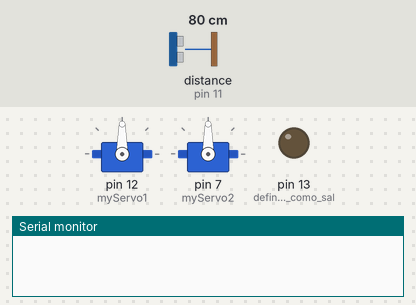
The sketch below on a simulated Arduino Uno, built with avr-gcc and run on an emulated ATmega328P. Parts: 2 × servo, output pins drawn as LEDs (lit = HIGH), the last lines printed to the serial monitor. The inputs (shaded band) are chosen by the test bench; at power-on: distance to the obstacle (sensor on pin 11) 80 cm. The echo pulse lasts 58.3 µs per cm; the modem accepts every AT command (registered, SIM ready, sends succeed) and sends nothing else; pins used as bus, display or sensor lines are not drawn.

Above: at 0.1 s.
At 25.1 s:
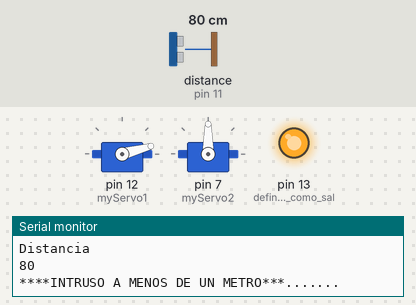
At 36.5 s:
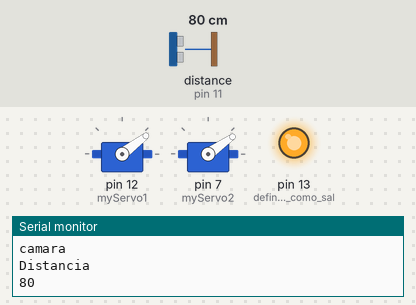
At 44.8 s:
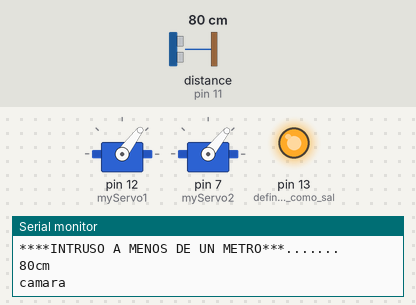
At 54.2 s:
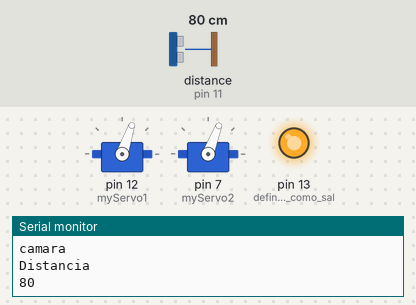
At 64.6 s:
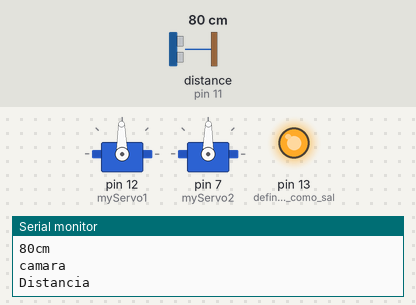
Timing chart, 0 to 65.0 s (numbered marks = the images above):
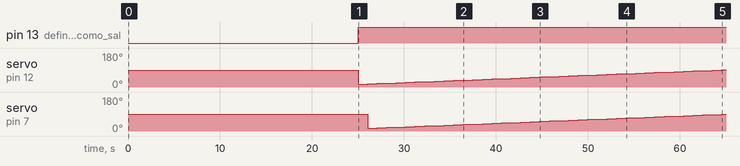

Measured:
- by itself, pin 13 (define_el_pin_13_como_sal): LOW → HIGH at 25.0 s
- by itself, servo on pin 12 (myServo1): 90° → 15° at 25.0 s, → 17° 1.0 s later, → 19° 1.0 s later, → 21° 1.0 s later, … (39 changes in this stretch)
- by itself, servo on pin 7 (myServo2): 90° → 15° at 26.0 s, → 17° 1.0 s later, → 19° 1.0 s later, → 21° 1.0 s later, … (38 changes in this stretch)

The sketch:

servosCamUltraSim900.ino
```cpp
#include <SoftwareSerial.h>;
// Includes the Servo library
#include <Servo.h>.

#define Pecho 11
#define Ptrig 10
Servo myServo1;
Servo myServo2;


SoftwareSerial SIM900(0, 1); // Configura el puerto serial para el SIM GSM

char incoming_char=0; //Variable que guarda los caracteres que envia el SIM GSM
int salir = 0;


void setup() {
  Serial.begin (9600);      // inicializa el puerto serial a 9600 baudios
  pinMode(Pecho, INPUT);    // define el pin 11 como entrada (echo)
  pinMode(Ptrig, OUTPUT);   // define el pin 10 como salida  (triger)
  pinMode(13,1);            // define el pin 13 como salida LED

  myServo1.attach(12); // Define el pin del servo1
  myServo2.attach(7); // Define el pin del servo2

  SIM900.begin(19200); //Configura velocidad serial para el SIM
delay(25000); //Retardo para que encuentra a una RED
Serial.begin(9600); //Configura velocidad serial para el Arduino
Serial.println("OK"); //Mensaje OK en el arduino, para saber que todo va bien.

  }

void loop() {
servoUno();

}
boolean alertaCam(){
  boolean estado;
long distVar=ultraDistancia();
  if (distVar >= 500 || distVar <= 0){  //  si la distancia en mayor a 500cm o menor a 0cm
    Serial.println("FUERA DE ALCANCE");// no mide nada
    estado=false;
  }
  else {
    Serial.println("Distancia");
    Serial.println(distVar);                //  envia el valor de la distancia por el puerto serial
    digitalWrite(13,0);                     // en bajo el pin 13
    estado=false;
    }

  if (distVar <= 100 && distVar >= 1){
    digitalWrite(13, 1);                    // en alto el pin 13 si ladistancia es menor a 10cms
    Serial.println("****INTRUSO A MENOS DE UN METRO***.......");
    estado=true;
    delay(1000);
    Serial.print(distVar);                //  envia el valor de la distancia por el puerto serial
    Serial.println("cm"); // envia la palabra Alarma por el puerto serial
    }
    delay(5);
    return estado;
}


void muestraDatos(){

long distVar=ultraDistancia();
  if (distVar >= 500 || distVar <= 0){  //  si la distancia en mayor a 500cm o menor a 0cm
    Serial.println("FUERA DE ALCANCE");
    Serial.println("FUERA DE ALCANCE");// no mide nada
  }
  else {
    Serial.println("Distancia");
    Serial.print(distVar);                //  envia el valor de la distancia por el puerto serial
    Serial.println("cm");                   // le coloca a la distancia los centimetros "cm"
    digitalWrite(13,0);                     // en bajo el pin 13
    }

  if (distVar <= 100 && distVar >= 1){
    digitalWrite(13, 1);                    // en alto el pin 13 si ladistancia es menor a 10cms
    Serial.println("Alarma.......");
    Serial.print(distVar);                //  envia el valor de la distancia por el puerto serial
    Serial.println("cm"); // envia la palabra Alarma por el puerto serial
    }
    delay(5);
}

long ultraDistancia(){
  long duracion, distancia;
  digitalWrite(Ptrig, LOW);
  delayMicroseconds(2);
  digitalWrite(Ptrig, HIGH); //  genera el pulso de triger por 10ms
  delayMicroseconds(10);
  digitalWrite(Ptrig, LOW);

  duracion = pulseIn(Pecho, HIGH);
  distancia = (duracion/2) / 29;    // calcula la distancia en centimetros
  return distancia;
}
void servoUno(){
  for(int i=15;i<=165;i=i+2){
  myServo1.write(i);
  delay(30);
  if (alertaCam()==true){
    Serial.println("camara");
    myServo2.write(i);
  }
  }
  for(int i=165;i>15;i=i-2){
  myServo1.write(i);
  delay(30);
  if (alertaCam()==true){
    Serial.println("camara");
    myServo2.write(i);
    //mensaje_sms();
    delay(200);
    llamar2();
        delay(200);
  }

  }
}
void servoDos(){
  for(int j=15;j<=165;j=j+2){
  myServo2.write(j);
  delay(30);
  }
  for(int j=165;j>15;j=j-2){
  myServo2.write(j);
  }
}


//*************sim900***************

void llamar2()
// Función que permite llamar a un celular local
{
SIM900.println("ATD +50233120413;"); //Celular
delay(100);
SIM900.println();
delay(20000); // wait for 30 seconds...
SIM900.println("ATH"); // Cuelta el telefono
delay(1000);
}

void mensaje_sms()
//Funcion para mandar mensaje de texto
{

SIM900.print("AT+CMGF=1\r"); // AT command to send SMS message
delay(100);
SIM900.println("AT+CMGS=\"+50233120413\""); // recipient's mobile number, in international format
delay(100);
SIM900.println("Alerta Seguridad! Verifique Camaras"); // message to send
delay(100);
SIM900.println((char)26); // End AT command with a ^Z, ASCII code 26 //Comando de finalizacion
delay(100);
SIM900.println();
delay(5); // Tiempo para que se envie el mensaje
Serial.println("SMS sent successfully");
}

void espera_mensaje()
{
salir = 1;
while(salir==1)
{
if(SIM900.available()>0)
{
incoming_char=SIM900.read(); //Get the character from the cellular serial port.
Serial.print(incoming_char); //Print the incoming character to the terminal.
salir = 0;
}
}
}
void modo_recibe_mensaje()
{
//Configura el modo texto para enviar o recibir mensajes
SIM900.print("AT+CMGF=1\r"); // set SMS mode to text
delay(100);
SIM900.print("AT+CNMI=2,2,0,0,0\r");

// blurt out contents of new SMS upon receipt to the GSM shield's serial out
delay(1000);
}

//************
```
